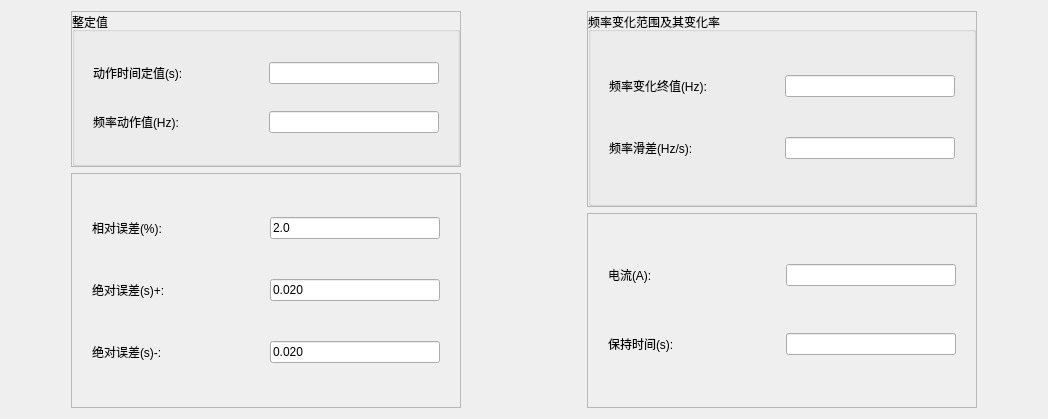
<?xml version="1.0" encoding="UTF-8"?>
<ui version="4.0">
 <class>QLowFreqTimeItemParaEditWidget</class>
 <widget class="QWidget" name="QLowFreqTimeItemParaEditWidget">
  <property name="geometry">
   <rect>
    <x>0</x>
    <y>0</y>
    <width>1048</width>
    <height>419</height>
   </rect>
  </property>
  <property name="sizePolicy">
   <sizepolicy hsizetype="Preferred" vsizetype="Maximum">
    <horstretch>0</horstretch>
    <verstretch>0</verstretch>
   </sizepolicy>
  </property>
  <property name="minimumSize">
   <size>
    <width>0</width>
    <height>0</height>
   </size>
  </property>
  <property name="windowTitle">
   <string>Form</string>
  </property>
  <layout class="QHBoxLayout" name="horizontalLayout" stretch="1,4,2,4,1">
   <item>
    <spacer name="horizontalSpacer_2">
     <property name="orientation">
      <enum>Qt::Horizontal</enum>
     </property>
     <property name="sizeHint" stdset="0">
      <size>
       <width>40</width>
       <height>20</height>
      </size>
     </property>
    </spacer>
   </item>
   <item>
    <layout class="QVBoxLayout" name="verticalLayout_3" stretch="2,3">
     <item>
      <widget class="QFrame" name="frame_2">
       <property name="frameShape">
        <enum>QFrame::StyledPanel</enum>
       </property>
       <property name="frameShadow">
        <enum>QFrame::Raised</enum>
       </property>
       <layout class="QVBoxLayout" name="verticalLayout_2">
        <property name="spacing">
         <number>0</number>
        </property>
        <property name="leftMargin">
         <number>0</number>
        </property>
        <property name="topMargin">
         <number>0</number>
        </property>
        <property name="rightMargin">
         <number>0</number>
        </property>
        <property name="bottomMargin">
         <number>0</number>
        </property>
        <item>
         <widget class="QGroupBox" name="groupBox">
          <property name="sizePolicy">
           <sizepolicy hsizetype="Preferred" vsizetype="Minimum">
            <horstretch>0</horstretch>
            <verstretch>0</verstretch>
           </sizepolicy>
          </property>
          <property name="maximumSize">
           <size>
            <width>16777215</width>
            <height>16777215</height>
           </size>
          </property>
          <property name="title">
           <string>整定值</string>
          </property>
          <layout class="QVBoxLayout" name="verticalLayout_9">
           <item>
            <layout class="QHBoxLayout" name="horizontalLayout_15">
             <property name="leftMargin">
              <number>9</number>
             </property>
             <property name="rightMargin">
              <number>9</number>
             </property>
             <item>
              <widget class="QLabel" name="m_labTSetting">
               <property name="sizePolicy">
                <sizepolicy hsizetype="Fixed" vsizetype="Fixed">
                 <horstretch>0</horstretch>
                 <verstretch>0</verstretch>
                </sizepolicy>
               </property>
               <property name="minimumSize">
                <size>
                 <width>170</width>
                 <height>0</height>
                </size>
               </property>
               <property name="maximumSize">
                <size>
                 <width>170</width>
                 <height>16777215</height>
                </size>
               </property>
               <property name="text">
                <string>动作时间定值(s):</string>
               </property>
               <property name="alignment">
                <set>Qt::AlignLeading|Qt::AlignLeft|Qt::AlignVCenter</set>
               </property>
              </widget>
             </item>
             <item>
              <widget class="QSettingLineEdit" name="m_txtActTime_TSetting">
               <property name="sizePolicy">
                <sizepolicy hsizetype="Fixed" vsizetype="Fixed">
                 <horstretch>0</horstretch>
                 <verstretch>0</verstretch>
                </sizepolicy>
               </property>
               <property name="minimumSize">
                <size>
                 <width>170</width>
                 <height>0</height>
                </size>
               </property>
               <property name="maximumSize">
                <size>
                 <width>16777215</width>
                 <height>16777215</height>
                </size>
               </property>
              </widget>
             </item>
            </layout>
           </item>
           <item>
            <layout class="QHBoxLayout" name="horizontalLayout_17">
             <property name="leftMargin">
              <number>9</number>
             </property>
             <property name="rightMargin">
              <number>9</number>
             </property>
             <item>
              <widget class="QLabel" name="m_labFSetting">
               <property name="sizePolicy">
                <sizepolicy hsizetype="Fixed" vsizetype="Fixed">
                 <horstretch>0</horstretch>
                 <verstretch>0</verstretch>
                </sizepolicy>
               </property>
               <property name="minimumSize">
                <size>
                 <width>170</width>
                 <height>0</height>
                </size>
               </property>
               <property name="maximumSize">
                <size>
                 <width>170</width>
                 <height>16777215</height>
                </size>
               </property>
               <property name="text">
                <string>频率动作值(Hz):</string>
               </property>
               <property name="alignment">
                <set>Qt::AlignLeading|Qt::AlignLeft|Qt::AlignVCenter</set>
               </property>
              </widget>
             </item>
             <item>
              <widget class="QSettingLineEdit" name="m_txtActTime_FSetting">
               <property name="sizePolicy">
                <sizepolicy hsizetype="Fixed" vsizetype="Fixed">
                 <horstretch>0</horstretch>
                 <verstretch>0</verstretch>
                </sizepolicy>
               </property>
               <property name="minimumSize">
                <size>
                 <width>170</width>
                 <height>0</height>
                </size>
               </property>
               <property name="maximumSize">
                <size>
                 <width>16777215</width>
                 <height>16777215</height>
                </size>
               </property>
              </widget>
             </item>
            </layout>
           </item>
          </layout>
         </widget>
        </item>
       </layout>
      </widget>
     </item>
     <item>
      <widget class="QFrame" name="frame">
       <property name="frameShape">
        <enum>QFrame::StyledPanel</enum>
       </property>
       <property name="frameShadow">
        <enum>QFrame::Raised</enum>
       </property>
       <layout class="QVBoxLayout" name="verticalLayout">
        <item>
         <layout class="QHBoxLayout" name="horizontalLayout_18">
          <property name="leftMargin">
           <number>9</number>
          </property>
          <property name="rightMargin">
           <number>9</number>
          </property>
          <item>
           <widget class="QLabel" name="m_labRelErr">
            <property name="sizePolicy">
             <sizepolicy hsizetype="Fixed" vsizetype="Fixed">
              <horstretch>0</horstretch>
              <verstretch>0</verstretch>
             </sizepolicy>
            </property>
            <property name="minimumSize">
             <size>
              <width>170</width>
              <height>0</height>
             </size>
            </property>
            <property name="maximumSize">
             <size>
              <width>170</width>
              <height>16777215</height>
             </size>
            </property>
            <property name="text">
             <string>相对误差(%):</string>
            </property>
            <property name="alignment">
             <set>Qt::AlignLeading|Qt::AlignLeft|Qt::AlignVCenter</set>
            </property>
           </widget>
          </item>
          <item>
           <widget class="QLineEdit" name="m_txtActTime_RelErr">
            <property name="sizePolicy">
             <sizepolicy hsizetype="Fixed" vsizetype="Fixed">
              <horstretch>0</horstretch>
              <verstretch>0</verstretch>
             </sizepolicy>
            </property>
            <property name="minimumSize">
             <size>
              <width>170</width>
              <height>0</height>
             </size>
            </property>
            <property name="maximumSize">
             <size>
              <width>16777215</width>
              <height>16777215</height>
             </size>
            </property>
            <property name="text">
             <string>2.0</string>
            </property>
           </widget>
          </item>
         </layout>
        </item>
        <item>
         <layout class="QHBoxLayout" name="horizontalLayout_2">
          <property name="leftMargin">
           <number>9</number>
          </property>
          <property name="rightMargin">
           <number>9</number>
          </property>
          <item>
           <widget class="QLabel" name="m_labAbsErrPos">
            <property name="sizePolicy">
             <sizepolicy hsizetype="Fixed" vsizetype="Fixed">
              <horstretch>0</horstretch>
              <verstretch>0</verstretch>
             </sizepolicy>
            </property>
            <property name="minimumSize">
             <size>
              <width>170</width>
              <height>0</height>
             </size>
            </property>
            <property name="maximumSize">
             <size>
              <width>170</width>
              <height>16777215</height>
             </size>
            </property>
            <property name="text">
             <string>绝对误差(s)+:</string>
            </property>
            <property name="alignment">
             <set>Qt::AlignLeading|Qt::AlignLeft|Qt::AlignVCenter</set>
            </property>
           </widget>
          </item>
          <item>
           <widget class="QLineEdit" name="m_txtActTime_AbsErrPos">
            <property name="sizePolicy">
             <sizepolicy hsizetype="Fixed" vsizetype="Fixed">
              <horstretch>0</horstretch>
              <verstretch>0</verstretch>
             </sizepolicy>
            </property>
            <property name="minimumSize">
             <size>
              <width>170</width>
              <height>0</height>
             </size>
            </property>
            <property name="maximumSize">
             <size>
              <width>170</width>
              <height>16777215</height>
             </size>
            </property>
            <property name="text">
             <string>0.020</string>
            </property>
           </widget>
          </item>
         </layout>
        </item>
        <item>
         <layout class="QHBoxLayout" name="horizontalLayout_3">
          <property name="leftMargin">
           <number>9</number>
          </property>
          <property name="rightMargin">
           <number>9</number>
          </property>
          <item>
           <widget class="QLabel" name="m_labAbsErrNeg">
            <property name="sizePolicy">
             <sizepolicy hsizetype="Fixed" vsizetype="Fixed">
              <horstretch>0</horstretch>
              <verstretch>0</verstretch>
             </sizepolicy>
            </property>
            <property name="minimumSize">
             <size>
              <width>170</width>
              <height>0</height>
             </size>
            </property>
            <property name="maximumSize">
             <size>
              <width>170</width>
              <height>16777215</height>
             </size>
            </property>
            <property name="text">
             <string>绝对误差(s)-:</string>
            </property>
            <property name="alignment">
             <set>Qt::AlignLeading|Qt::AlignLeft|Qt::AlignVCenter</set>
            </property>
           </widget>
          </item>
          <item>
           <widget class="QLineEdit" name="m_txtActTime_AbsErrNeg">
            <property name="sizePolicy">
             <sizepolicy hsizetype="Fixed" vsizetype="Fixed">
              <horstretch>0</horstretch>
              <verstretch>0</verstretch>
             </sizepolicy>
            </property>
            <property name="minimumSize">
             <size>
              <width>170</width>
              <height>0</height>
             </size>
            </property>
            <property name="maximumSize">
             <size>
              <width>170</width>
              <height>16777215</height>
             </size>
            </property>
            <property name="text">
             <string>0.020</string>
            </property>
           </widget>
          </item>
         </layout>
        </item>
       </layout>
      </widget>
     </item>
    </layout>
   </item>
   <item>
    <spacer name="horizontalSpacer">
     <property name="orientation">
      <enum>Qt::Horizontal</enum>
     </property>
     <property name="sizeHint" stdset="0">
      <size>
       <width>318</width>
       <height>20</height>
      </size>
     </property>
    </spacer>
   </item>
   <item>
    <layout class="QVBoxLayout" name="verticalLayout_6" stretch="1,1">
     <item>
      <widget class="QFrame" name="frame_4">
       <property name="frameShape">
        <enum>QFrame::StyledPanel</enum>
       </property>
       <property name="frameShadow">
        <enum>QFrame::Raised</enum>
       </property>
       <layout class="QVBoxLayout" name="verticalLayout_5">
        <property name="leftMargin">
         <number>0</number>
        </property>
        <property name="topMargin">
         <number>0</number>
        </property>
        <property name="rightMargin">
         <number>0</number>
        </property>
        <property name="bottomMargin">
         <number>0</number>
        </property>
        <item>
         <widget class="QGroupBox" name="groupBox_2">
          <property name="maximumSize">
           <size>
            <width>16777215</width>
            <height>16777215</height>
           </size>
          </property>
          <property name="title">
           <string>频率变化范围及其变化率</string>
          </property>
          <layout class="QVBoxLayout" name="verticalLayout_10">
           <item>
            <layout class="QHBoxLayout" name="horizontalLayout_20">
             <property name="spacing">
              <number>6</number>
             </property>
             <property name="leftMargin">
              <number>9</number>
             </property>
             <property name="rightMargin">
              <number>9</number>
             </property>
             <item>
              <widget class="QLabel" name="m_labFreqEnd">
               <property name="sizePolicy">
                <sizepolicy hsizetype="Fixed" vsizetype="Fixed">
                 <horstretch>0</horstretch>
                 <verstretch>0</verstretch>
                </sizepolicy>
               </property>
               <property name="minimumSize">
                <size>
                 <width>170</width>
                 <height>0</height>
                </size>
               </property>
               <property name="maximumSize">
                <size>
                 <width>170</width>
                 <height>16777215</height>
                </size>
               </property>
               <property name="text">
                <string>频率变化终值(Hz):</string>
               </property>
               <property name="alignment">
                <set>Qt::AlignLeading|Qt::AlignLeft|Qt::AlignVCenter</set>
               </property>
              </widget>
             </item>
             <item>
              <widget class="QLineEdit" name="m_txtActTime_FreqEnd">
               <property name="sizePolicy">
                <sizepolicy hsizetype="Fixed" vsizetype="Fixed">
                 <horstretch>0</horstretch>
                 <verstretch>0</verstretch>
                </sizepolicy>
               </property>
               <property name="minimumSize">
                <size>
                 <width>170</width>
                 <height>0</height>
                </size>
               </property>
               <property name="maximumSize">
                <size>
                 <width>16777215</width>
                 <height>16777215</height>
                </size>
               </property>
              </widget>
             </item>
            </layout>
           </item>
           <item>
            <layout class="QHBoxLayout" name="horizontalLayout_21">
             <property name="spacing">
              <number>6</number>
             </property>
             <property name="leftMargin">
              <number>9</number>
             </property>
             <property name="rightMargin">
              <number>9</number>
             </property>
             <item>
              <widget class="QLabel" name="m_labdfdt">
               <property name="sizePolicy">
                <sizepolicy hsizetype="Fixed" vsizetype="Fixed">
                 <horstretch>0</horstretch>
                 <verstretch>0</verstretch>
                </sizepolicy>
               </property>
               <property name="minimumSize">
                <size>
                 <width>170</width>
                 <height>0</height>
                </size>
               </property>
               <property name="maximumSize">
                <size>
                 <width>170</width>
                 <height>16777215</height>
                </size>
               </property>
               <property name="text">
                <string>频率滑差(Hz/s):</string>
               </property>
               <property name="alignment">
                <set>Qt::AlignLeading|Qt::AlignLeft|Qt::AlignVCenter</set>
               </property>
              </widget>
             </item>
             <item>
              <widget class="QSettingLineEdit" name="m_txtActTime_dfdt">
               <property name="sizePolicy">
                <sizepolicy hsizetype="Fixed" vsizetype="Fixed">
                 <horstretch>0</horstretch>
                 <verstretch>0</verstretch>
                </sizepolicy>
               </property>
               <property name="minimumSize">
                <size>
                 <width>170</width>
                 <height>0</height>
                </size>
               </property>
               <property name="maximumSize">
                <size>
                 <width>16777215</width>
                 <height>16777215</height>
                </size>
               </property>
              </widget>
             </item>
            </layout>
           </item>
          </layout>
         </widget>
        </item>
       </layout>
      </widget>
     </item>
     <item>
      <widget class="QFrame" name="frame_3">
       <property name="frameShape">
        <enum>QFrame::StyledPanel</enum>
       </property>
       <property name="frameShadow">
        <enum>QFrame::Raised</enum>
       </property>
       <layout class="QVBoxLayout" name="verticalLayout_4">
        <item>
         <layout class="QHBoxLayout" name="horizontalLayout_22">
          <property name="spacing">
           <number>6</number>
          </property>
          <property name="leftMargin">
           <number>9</number>
          </property>
          <property name="rightMargin">
           <number>9</number>
          </property>
          <item>
           <widget class="QLabel" name="m_labCur">
            <property name="sizePolicy">
             <sizepolicy hsizetype="Fixed" vsizetype="Fixed">
              <horstretch>0</horstretch>
              <verstretch>0</verstretch>
             </sizepolicy>
            </property>
            <property name="minimumSize">
             <size>
              <width>170</width>
              <height>0</height>
             </size>
            </property>
            <property name="maximumSize">
             <size>
              <width>170</width>
              <height>16777215</height>
             </size>
            </property>
            <property name="text">
             <string>电流(A):</string>
            </property>
            <property name="alignment">
             <set>Qt::AlignLeading|Qt::AlignLeft|Qt::AlignVCenter</set>
            </property>
           </widget>
          </item>
          <item>
           <widget class="QLineEdit" name="m_txtActTime_Cur">
            <property name="sizePolicy">
             <sizepolicy hsizetype="Fixed" vsizetype="Fixed">
              <horstretch>0</horstretch>
              <verstretch>0</verstretch>
             </sizepolicy>
            </property>
            <property name="minimumSize">
             <size>
              <width>170</width>
              <height>0</height>
             </size>
            </property>
            <property name="maximumSize">
             <size>
              <width>16777215</width>
              <height>16777215</height>
             </size>
            </property>
           </widget>
          </item>
         </layout>
        </item>
        <item>
         <layout class="QHBoxLayout" name="horizontalLayout_23">
          <property name="spacing">
           <number>6</number>
          </property>
          <property name="leftMargin">
           <number>9</number>
          </property>
          <property name="rightMargin">
           <number>9</number>
          </property>
          <item>
           <widget class="QLabel" name="m_labHoldTime">
            <property name="sizePolicy">
             <sizepolicy hsizetype="Fixed" vsizetype="Fixed">
              <horstretch>0</horstretch>
              <verstretch>0</verstretch>
             </sizepolicy>
            </property>
            <property name="minimumSize">
             <size>
              <width>170</width>
              <height>0</height>
             </size>
            </property>
            <property name="maximumSize">
             <size>
              <width>170</width>
              <height>16777215</height>
             </size>
            </property>
            <property name="text">
             <string>保持时间(s):</string>
            </property>
            <property name="alignment">
             <set>Qt::AlignLeading|Qt::AlignLeft|Qt::AlignVCenter</set>
            </property>
           </widget>
          </item>
          <item>
           <widget class="QLineEdit" name="m_txtActTime_HoldTime">
            <property name="sizePolicy">
             <sizepolicy hsizetype="Fixed" vsizetype="Fixed">
              <horstretch>0</horstretch>
              <verstretch>0</verstretch>
             </sizepolicy>
            </property>
            <property name="minimumSize">
             <size>
              <width>170</width>
              <height>0</height>
             </size>
            </property>
            <property name="maximumSize">
             <size>
              <width>16777215</width>
              <height>16777215</height>
             </size>
            </property>
           </widget>
          </item>
         </layout>
        </item>
       </layout>
      </widget>
     </item>
    </layout>
   </item>
   <item>
    <spacer name="horizontalSpacer_3">
     <property name="orientation">
      <enum>Qt::Horizontal</enum>
     </property>
     <property name="sizeHint" stdset="0">
      <size>
       <width>40</width>
       <height>20</height>
      </size>
     </property>
    </spacer>
   </item>
  </layout>
 </widget>
 <customwidgets>
  <customwidget>
   <class>QSettingLineEdit</class>
   <extends>QLineEdit</extends>
   <header>../../UI/Controls/SettingCtrls/qsettinglineedit.h</header>
  </customwidget>
 </customwidgets>
 <resources/>
 <connections/>
</ui>
